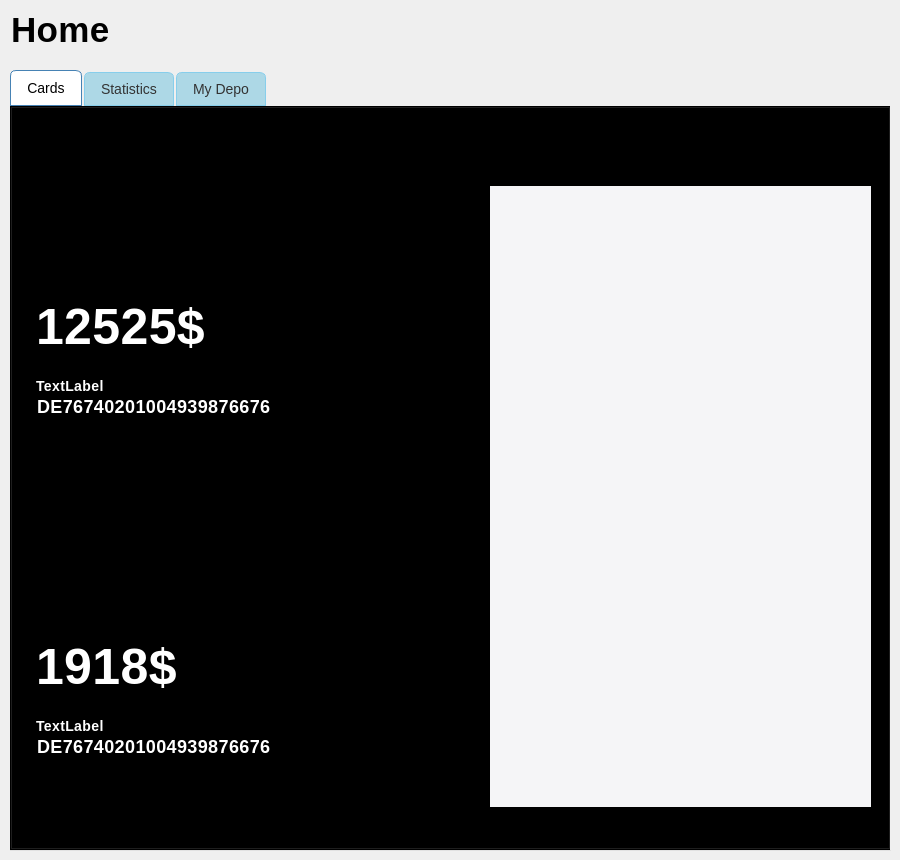
    <widget class="QWidget" name="page_2">
     <widget class="QLabel" name="label_3">
      <property name="geometry">
       <rect>
        <x>-20</x>
        <y>0</y>
        <width>191</width>
        <height>60</height>
       </rect>
      </property>
      <property name="styleSheet">
       <string notr="true">QLabel {
    color: black;
    font-family: &quot;San Francisco&quot;, &quot;Helvetica Neue&quot;, &quot;Segoe UI&quot;, &quot;Arial&quot;, sans-serif;
    font-size: 35px;
    font-weight: bold; /* Makes the font bold */
    font-weight: 600;
    padding: 10px 22px;
    border: none;
    border-radius: 14px;
    min-height: 40px;
    min-width: 120px;
    letter-spacing: 0.4px;
}
</string>
      </property>
      <property name="text">
       <string>Home</string>
      </property>
     </widget>
     <widget class="QTabWidget" name="tabWidget">
      <property name="geometry">
       <rect>
        <x>10</x>
        <y>70</y>
        <width>881</width>
        <height>781</height>
       </rect>
      </property>
      <property name="cursor">
       <cursorShape>PointingHandCursor</cursorShape>
      </property>
      <property name="styleSheet">
       <string notr="true">/* General styling for QTabWidget */
#tabWidget {
    background-color: transparent; /* Transparent background */
    border: none; /* Removes outer border */
    font-family: &quot;Segoe UI&quot;, sans-serif; /* Modern font */
    font-size: 14px; /* Standard font size */
    color: #333; /* Default text color */
}

/* Styling for the pane (content area) */
#tabWidget ::pane {
    border: 1px solid #87CEEB; /* Light blue border */
    border-radius: 8px; /* Rounded corners */
    padding: 10px; /* Inner padding for the content area */
    background: #f0f8ff; /* Light AliceBlue background */
}

/* Styling for the tabs in the tab bar */
QTabBar::tab {
    background: #add8e6; /* LightBlue background for tabs */
    border: 1px solid #87CEEB; /* Light blue border */
    padding: 8px 16px; /* Padding for the tabs */
    border-top-left-radius: 6px; /* Rounded top-left corners */
    border-top-right-radius: 6px; /* Rounded top-right corners */
    margin-right: 2px; /* Space between tabs */
    color: #333; /* Darker text for better contrast */
}

/* Styling for the selected tab */
QTabBar::tab:selected {
    background: #ffffff; /* White background for the selected tab */
    border-color: #4682B4; /* SteelBlue border for the selected tab */
    color: #000; /* Black text for the selected tab */
}

/* Styling for the hovered tab */
QTabBar::tab:hover {
    background: #87CEFA; /* LightSkyBlue background for hovered tab */
    color: #111; /* Slightly darker text color when hovered */
}

/* Styling for unselected tabs */
QTabBar::tab:!selected {
    margin-top: 2px; /* Creates a small gap for unselected tabs */
}</string>
      </property>
      <property name="currentIndex">
       <number>0</number>
      </property>
      <widget class="QWidget" name="tab">
       <attribute name="title">
        <string>Cards</string>
       </attribute>
       <widget class="QWidget" name="widget" native="true">
        <property name="geometry">
         <rect>
          <x>0</x>
          <y>80</y>
          <width>451</width>
          <height>261</height>
         </rect>
        </property>
        <property name="styleSheet">
         <string notr="true">#widget {
    background: qlineargradient(
        x1: 0, y1: 0, x2: 1, y2: 1,  /* Gradient direction from top-left to bottom-right */
        stop: 0 #4a90e2,             /* Light blue at the start (top-left) */
        stop: 0.5 #1c75bc,           /* Slightly darker blue in the middle */
        stop: 1 #003f7f              /* Lighter blue at the end (bottom-right) */
    ); 
    color: #ffffff;                   /* White text for better contrast */
    font-family: &quot;Segoe UI&quot;, &quot;Helvetica Neue&quot;, sans-serif;
    font-size: 16px;
    border: none;                     /* Ensure no default borders */
    border-top-left-radius: 16px;     /* No rounding for top-left corner */
    border-top-right-radius: 16px;    /* Rounded top-right corner */
    border-bottom-right-radius: 16px; /* Rounded bottom-right corner */
    border-bottom-left-radius: 16px;  /* No rounding for bottom-left corner */
    padding: 12px;                    /* Optional inner spacing */
    transition: border 0.3s ease;     /* Smooth transition for border changes */
}

/* Add hover effect */
#widget:hover {
    border: 2px solid #89c4f4;        /* A lighter blue border on hover */
}</string>
        </property>
        <widget class="QLabel" name="label_4">
         <property name="geometry">
          <rect>
           <x>10</x>
           <y>10</y>
           <width>101</width>
           <height>91</height>
          </rect>
         </property>
         <property name="styleSheet">
          <string notr="true">#label_4{
	background: none;
}</string>
         </property>
         <property name="text">
          <string>TextLabel</string>
         </property>
        </widget>
        <widget class="QLabel" name="Icon_2">
         <property name="geometry">
          <rect>
           <x>280</x>
           <y>10</y>
           <width>371</width>
           <height>251</height>
          </rect>
         </property>
         <property name="styleSheet">
          <string notr="true">#Icon_2{
	background: none;
}</string>
         </property>
         <property name="text">
          <string>TextLabel</string>
         </property>
        </widget>
        <widget class="QLabel" name="label_5">
         <property name="geometry">
          <rect>
           <x>0</x>
           <y>190</y>
           <width>291</width>
           <height>60</height>
          </rect>
         </property>
         <property name="styleSheet">
          <string notr="true">QLabel {
    color: white;
    font-family: &quot;San Francisco&quot;, &quot;Helvetica Neue&quot;, &quot;Segoe UI&quot;, &quot;Arial&quot;, sans-serif;
    font-size: 18px;
    font-weight: 600;
    padding: 10px 22px;
    border: none;
    border-radius: 14px;
    min-height: 40px;
    min-width: 120px;
    letter-spacing: 0.4px;
	background: none;
}
</string>
         </property>
         <property name="text">
          <string>DE76740201004939876676</string>
         </property>
        </widget>
        <widget class="QLabel" name="usernameCard">
         <property name="geometry">
          <rect>
           <x>0</x>
           <y>170</y>
           <width>164</width>
           <height>60</height>
          </rect>
         </property>
         <property name="styleSheet">
          <string notr="true">QLabel {
    color: white;
    font-family: &quot;San Francisco&quot;, &quot;Helvetica Neue&quot;, &quot;Segoe UI&quot;, &quot;Arial&quot;, sans-serif;
    font-size: 14px;
    font-weight: 600;
    padding: 10px 22px;
    border: none;
    border-radius: 14px;
    min-height: 40px;
    min-width: 120px;
    letter-spacing: 0.4px;
	background: none;
}
</string>
         </property>
         <property name="text">
          <string>TextLabel</string>
         </property>
        </widget>
        <widget class="QLabel" name="BalanceCard1">
         <property name="geometry">
          <rect>
           <x>-10</x>
           <y>90</y>
           <width>411</width>
           <height>101</height>
          </rect>
         </property>
         <property name="styleSheet">
          <string notr="true">QLabel {
    color: white;
    font-family: &quot;San Francisco&quot;, &quot;Helvetica Neue&quot;, &quot;Segoe UI&quot;, &quot;Arial&quot;, sans-serif;
    font-size: 50px;
    font-weight: cursiv; /* Makes the font bold */
    font-weight: 600;
    padding: 10px 22px;
    border: none;
    border-radius: 14px;
    min-height: 40px;
    min-width: 120px;
    letter-spacing: 0.4px;
background: none;
}
</string>
         </property>
         <property name="text">
          <string>12525$</string>
         </property>
        </widget>
       </widget>
       <widget class="QLabel" name="label_7">
        <property name="geometry">
         <rect>
          <x>520</x>
          <y>20</y>
          <width>281</width>
          <height>60</height>
         </rect>
        </property>
        <property name="styleSheet">
         <string notr="true">QLabel {
    color: black;
    font-family: &quot;San Francisco&quot;, &quot;Helvetica Neue&quot;, &quot;Segoe UI&quot;, &quot;Arial&quot;, sans-serif;
    font-size: 25px;
    font-weight: bold; /* Makes the font bold */
    font-weight: 600;
    padding: 10px 22px;
    border: none;
    border-radius: 14px;
    min-height: 40px;
    min-width: 120px;
    letter-spacing: 0.4px;
}
</string>
        </property>
        <property name="text">
         <string>Transaction history</string>
        </property>
       </widget>
       <widget class="QListWidget" name="listWidget">
        <property name="geometry">
         <rect>
          <x>480</x>
          <y>80</y>
          <width>381</width>
          <height>621</height>
         </rect>
        </property>
        <property name="styleSheet">
         <string notr="true">/* Styling for the listWidget */
#listWidget {
    background-color: #f5f5f7; /* Light blue background for a softer tone matching the button */
    border: none; /* Same blue as the button border */
    border-radius: 0px; /* Rounded corners to match the button */
    padding: 10px; /* Inner padding */
    font-family: &quot;San Francisco&quot;, &quot;Helvetica Neue&quot;, &quot;Segoe UI&quot;, &quot;Arial&quot;, sans-serif; /* Matching font */
    font-size: 16px; /* Slightly smaller font size */
    font-weight: 500; /* Semi-bold font for a modern look */
    color: #000; /* Black font for readability */
}

/* Add padding inside the listWidget to create spacing between scrollbars and content */
#listWidget::viewport {
    margin-right: 10px; /* Add space between scrollbar and the list items */
}

/* List Item Styling */
#listWidget::item {
    padding: 10px 14px; /* Padding for individual items */
    margin: 6px 0; /* Spacing between items */
    border-radius: 5px; /* Rounded corners for items */
    background-color: #ffffff; /* White background for items */
    color: #000; /* Black font color */
    font-size: 16px; /* Slightly smaller than the list widget font */
    font-weight: 500; /* Semi-bold for item text */
}

#listWidget::item:hover {
    background-color: #d4e9fc; /* Slightly darker blue on hover */
    color: #000; /* Keep font black on hover */
    border: 1px solid #0267bf; /* Slightly darker blue border on hover */
}

#listWidget::item:selected {
    background-color: #0586f7; /* Match the button's primary blue for selected items */
    color: #ffffff; /* White font for contrast */
    border: 1px solid #0267bf; /* Darker blue border for selected items */
}

/* Horizontal Scroll Bar */
QScrollBar:horizontal {
    border: none;
    background: #f5f5f5; /* Light gray background for the track */
    height: 10px; /* Height of the scroll bar */
    margin: 0px 20px 0px 20px; /* Add spacing at the ends */
    border-radius: 5px; /* Rounded corners */
}

QScrollBar::handle:horizontal {
    background: #0586f7; /* Blue handle matching the button theme */
    min-width: 20px; /* Minimum width of the handle */
    border-radius: 5px; /* Rounded corners for the handle */
}

QScrollBar::add-line:horizontal, QScrollBar::sub-line:horizontal {
    border: none;
    background: none;
    width: 0px; /* Remove the arrows */
}

QScrollBar::add-page:horizontal, QScrollBar::sub-page:horizontal {
    background: none; /* Remove the track fill */
}

/* Vertical Scroll Bar */
QScrollBar:vertical {
    border: none;
    background: #f5f5f5; /* Light gray background for the track */
    width: 10px; /* Width of the scroll bar */
    margin: 20px 0px 20px 0px; /* Add spacing at the ends */
    border-radius: 5px; /* Rounded corners */
}

QScrollBar::handle:vertical {
    background: #0586f7; /* Blue handle matching the button theme */
    min-height: 20px; /* Minimum height of the handle */
    border-radius: 5px; /* Rounded corners for the handle */
}

QScrollBar::add-line:vertical, QScrollBar::sub-line:vertical {
    border: none;
    background: none;
    height: 0px; /* Remove the arrows */
}

QScrollBar::add-page:vertical, QScrollBar::sub-page:vertical {
    background: none; /* Remove the track fill */
}</string>
        </property>
       </widget>
       <widget class="QWidget" name="widget_3" native="true">
        <property name="geometry">
         <rect>
          <x>0</x>
          <y>420</y>
          <width>451</width>
          <height>261</height>
         </rect>
        </property>
        <property name="styleSheet">
         <string notr="true">#widget_3{
    background: qlineargradient(
        x1: 0, y1: 0, x2: 1, y2: 1,  /* Gradient direction from top-left to bottom-right */
        stop: 0 #FFD700,             /* Light blue at the start (top-left) */
        stop: 0.5 #bf8200,           /* Slightly darker blue in the middle */
        stop: 1 #996800             /* Lighter blue at the end (bottom-right) */
    ); /*96ceff 96ceff
    color: #ffffff;                   /* White text for better contrast */
    font-family: &quot;Segoe UI&quot;, &quot;Helvetica Neue&quot;, sans-serif;
    font-size: 16px;
    border: none;                     /* Ensure no default borders */
    border-top-left-radius: 16px;      /* No rounding for top-left corner */
    border-top-right-radius: 16px;    /* Rounded top-right corner */
    border-bottom-right-radius: 16px; /* Rounded bottom-right corner */
    border-bottom-left-radius: 16px;  /* No rounding for bottom-left corner */
    padding: 12px;                    /* Optional inner spacing */
}
#widget_3:hover {
    border: 2px solid #89c4f4;        /* A lighter blue border on hover */
}</string>
        </property>
        <widget class="QLabel" name="label_15">
         <property name="geometry">
          <rect>
           <x>10</x>
           <y>10</y>
           <width>101</width>
           <height>91</height>
          </rect>
         </property>
         <property name="styleSheet">
          <string notr="true">#label_15{
	background: none;
}</string>
         </property>
         <property name="text">
          <string>TextLabel</string>
         </property>
        </widget>
        <widget class="QLabel" name="Icon_4">
         <property name="geometry">
          <rect>
           <x>260</x>
           <y>20</y>
           <width>191</width>
           <height>221</height>
          </rect>
         </property>
         <property name="styleSheet">
          <string notr="true">#Icon_4{
	background: none;
}</string>
         </property>
         <property name="text">
          <string>TextLabel</string>
         </property>
        </widget>
        <widget class="QLabel" name="label_16">
         <property name="geometry">
          <rect>
           <x>0</x>
           <y>190</y>
           <width>291</width>
           <height>60</height>
          </rect>
         </property>
         <property name="styleSheet">
          <string notr="true">QLabel {
    color: white;
    font-family: &quot;San Francisco&quot;, &quot;Helvetica Neue&quot;, &quot;Segoe UI&quot;, &quot;Arial&quot;, sans-serif;
    font-size: 18px;
    font-weight: 600;
    padding: 10px 22px;
    border: none;
    border-radius: 14px;
    min-height: 40px;
    min-width: 120px;
    letter-spacing: 0.4px;
	background: none;
}
</string>
         </property>
         <property name="text">
          <string>DE76740201004939876676</string>
         </property>
        </widget>
        <widget class="QLabel" name="usernameCard_3">
         <property name="geometry">
          <rect>
           <x>0</x>
           <y>170</y>
           <width>164</width>
           <height>60</height>
          </rect>
         </property>
         <property name="styleSheet">
          <string notr="true">QLabel {
    color: white;
    font-family: &quot;San Francisco&quot;, &quot;Helvetica Neue&quot;, &quot;Segoe UI&quot;, &quot;Arial&quot;, sans-serif;
    font-size: 14px;
    font-weight: 600;
    padding: 10px 22px;
    border: none;
    border-radius: 14px;
    min-height: 40px;
    min-width: 120px;
    letter-spacing: 0.4px;
	background: none;
}
</string>
         </property>
         <property name="text">
          <string>TextLabel</string>
         </property>
        </widget>
        <widget class="QLabel" name="BalanceCard2_2">
         <property name="geometry">
          <rect>
           <x>-10</x>
           <y>90</y>
           <width>411</width>
           <height>101</height>
          </rect>
         </property>
         <property name="styleSheet">
          <string notr="true">QLabel {
    color: white;
    font-family: &quot;San Francisco&quot;, &quot;Helvetica Neue&quot;, &quot;Segoe UI&quot;, &quot;Arial&quot;, sans-serif;
    font-size: 50px;
    font-weight: cursiv; /* Makes the font bold */
    font-weight: 600;
    padding: 10px 22px;
    border: none;
    border-radius: 14px;
    min-height: 40px;
    min-width: 120px;
    letter-spacing: 0.4px;
background: none;
}
</string>
         </property>
         <property name="text">
          <string>1918$</string>
         </property>
        </widget>
       </widget>
       <widget class="QLabel" name="label_17">
        <property name="geometry">
         <rect>
          <x>0</x>
          <y>20</y>
          <width>351</width>
          <height>60</height>
         </rect>
        </property>
        <property name="styleSheet">
         <string notr="true">QLabel {
    color: black;
    font-family: &quot;San Francisco&quot;, &quot;Helvetica Neue&quot;, &quot;Segoe UI&quot;, &quot;Arial&quot;, sans-serif;
    font-size: 25px;
    font-weight: bold; /* Makes the font bold */
    font-weight: 600;
    padding: 10px 22px;
    border: none;
    border-radius: 14px;
    min-height: 40px;
    min-width: 120px;
    letter-spacing: 0.4px;
}
</string>
        </property>
        <property name="text">
         <string>Pingplus Banking Card</string>
        </property>
       </widget>
       <widget class="QLabel" name="label_18">
        <property name="geometry">
         <rect>
          <x>0</x>
          <y>360</y>
          <width>351</width>
          <height>60</height>
         </rect>
        </property>
        <property name="styleSheet">
         <string notr="true">QLabel {
    color: black;
    font-family: &quot;San Francisco&quot;, &quot;Helvetica Neue&quot;, &quot;Segoe UI&quot;, &quot;Arial&quot;, sans-serif;
    font-size: 25px;
    font-weight: bold; /* Makes the font bold */
    font-weight: 600;
    padding: 10px 22px;
    border: none;
    border-radius: 14px;
    min-height: 40px;
    min-width: 120px;
    letter-spacing: 0.4px;
}
</string>
        </property>
        <property name="text">
         <string>American Express Card</string>
        </property>
       </widget>
      </widget>
      <widget class="QWidget" name="tab_2">
       <attribute name="title">
        <string>Statistics</string>
       </attribute>
      </widget>
      <widget class="QWidget" name="tab_3">
       <attribute name="title">
        <string>My Depo</string>
       </attribute>
      </widget>
     </widget>
    </widget>
